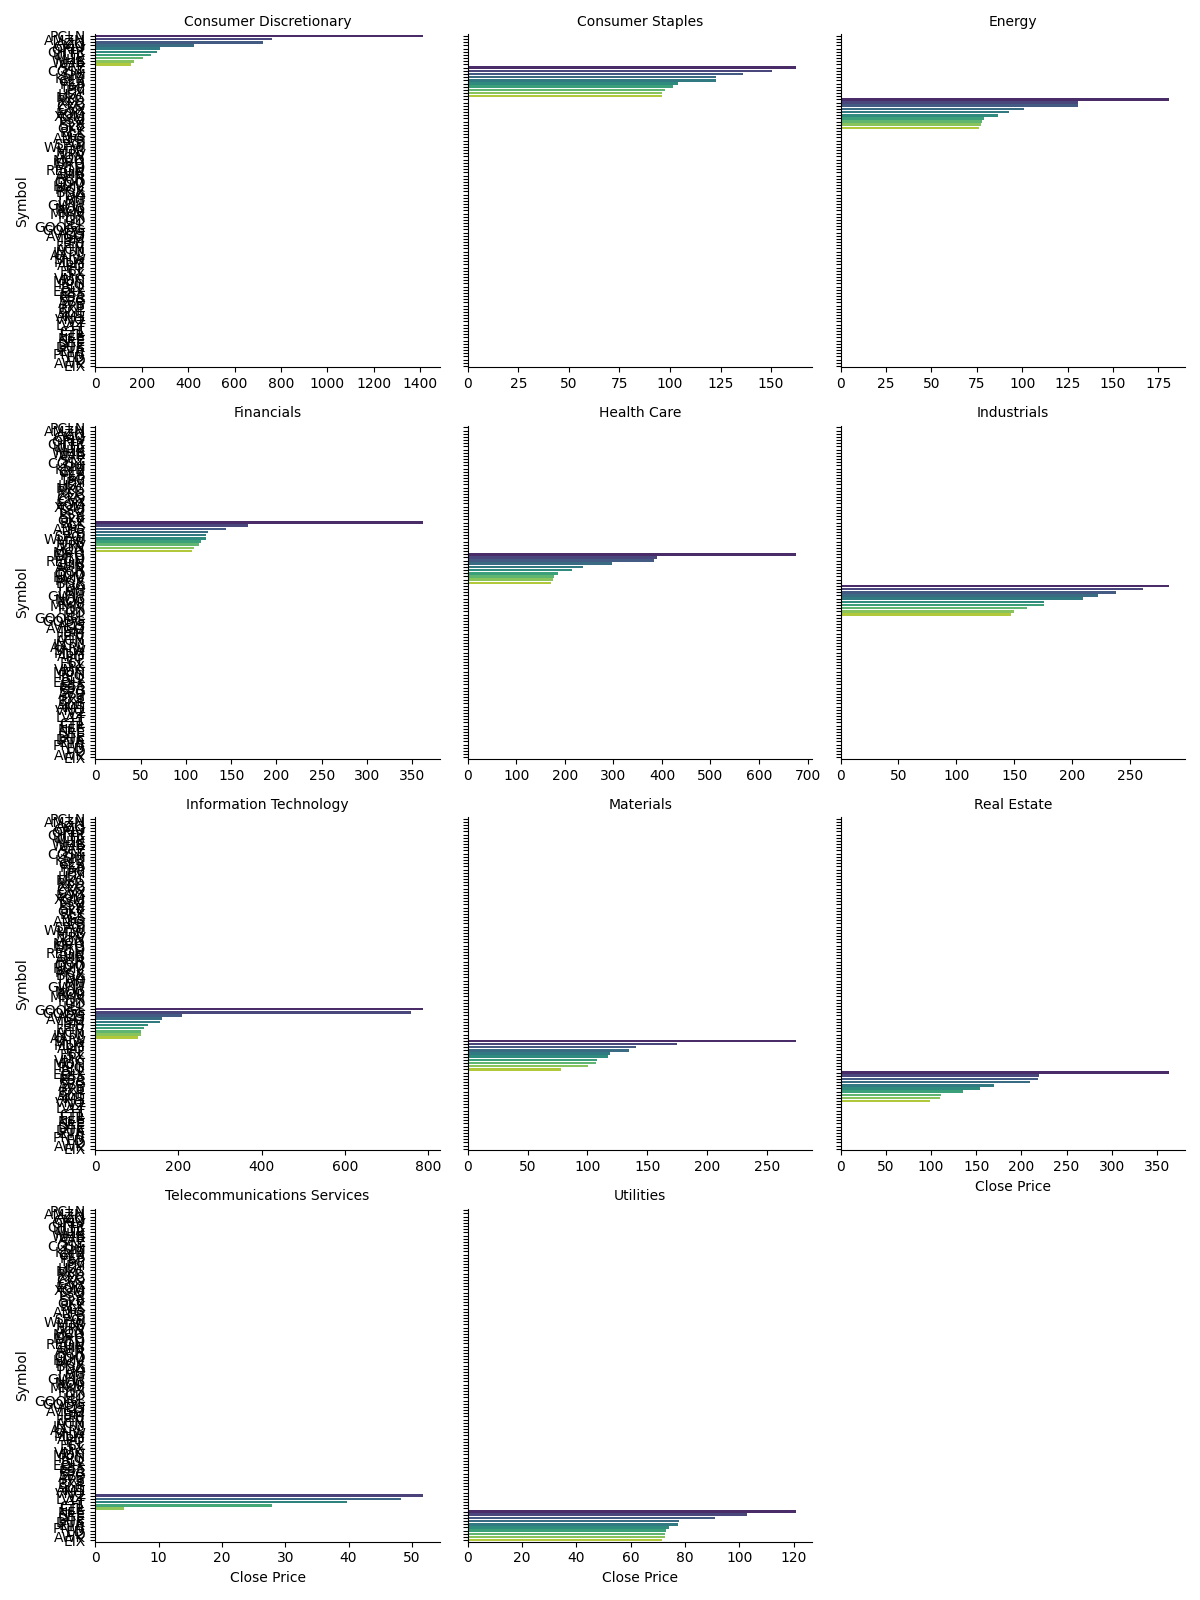

This figure's Python source:
import os
import pandas as pd
import matplotlib.pyplot as plt
import seaborn as sns

# Construct relative path to the CSV
csv_path = os.path.join(os.path.dirname(__file__), '..', 'output', 'CLOSE_query_latest_close_by_sector.csv')

# Load the CSV and rename columns
df = pd.read_csv(csv_path)
df.columns = ['sp.symbol', 'sc.sector', 'sc.security', 'sp.dt', 'sp.close']

# Sort by close price within each sector
df_sorted = df.sort_values(by=['sc.sector', 'sp.close'], ascending=[True, False])

# Optional: limit to top 10 per sector for readability
top_n_per_sector = df_sorted.groupby('sc.sector').head(10)

# Plot using seaborn's facet grid
g = sns.FacetGrid(top_n_per_sector, col="sc.sector", col_wrap=3, height=4, sharex=False)
g.map_dataframe(sns.barplot, x="sp.close", y="sp.symbol", palette="viridis")
g.set_titles(col_template="{col_name}")
g.set_axis_labels("Close Price", "Symbol")

plt.tight_layout()
output_path = os.path.join(os.path.dirname(__file__), 'CLOSE_query_latest_close_by_sector.png')
plt.savefig(output_path)
plt.close()

print(f"✅ Visualization saved to: {output_path}")
